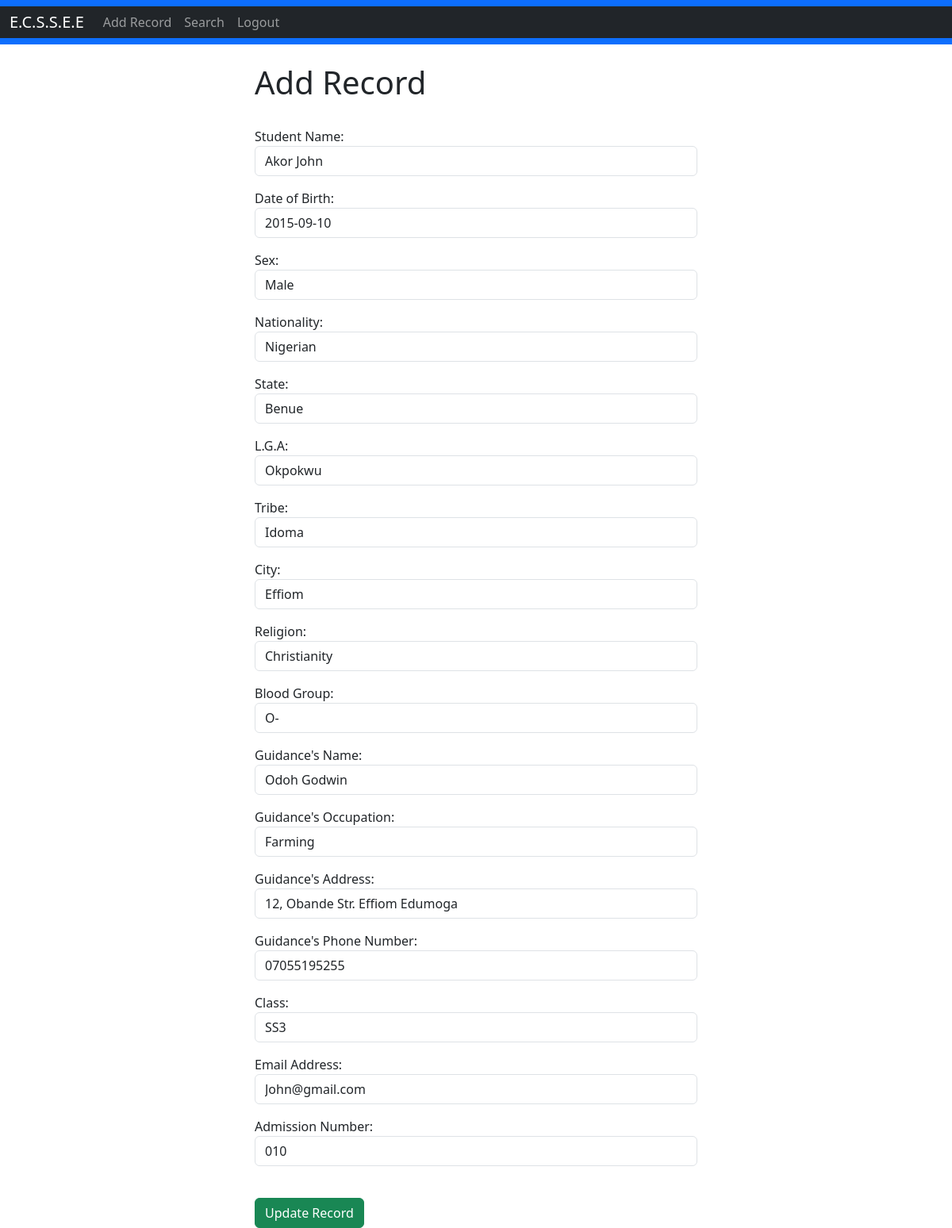
Page /update_record/10 (signed in) on the committed database.
### mysite/models.py (models this page shows, shortened)
class Record(models.Model):
	created_at = models.DateTimeField(auto_now_add=True)
	s_name = models.CharField(max_length=50)
	date_of_birth = models.DateField(max_length=30, blank=True)
	sex = models.CharField(max_length=15, blank=True)
	nationality = models.CharField(max_length=30, blank=True)
	state = models.CharField(max_length=20, blank=True)
	l_g_a = models.CharField(max_length=50)
	tribe = models.CharField(max_length=50)
	city = models.CharField(max_length=100)
	religion = models.CharField(max_length=50)
	blood_group = models.CharField(max_length=10)
	guidance_name = models.CharField(max_length=50)
	guidance_occupation = models.CharField(max_length=50)
	guidance_address = models.CharField(max_length=100)
	guidance_phone = models.CharField(max_length=15)
	clas = models.CharField(max_length=50)
	email = models.CharField(max_length=100, blank=True)
	admission_number = models.CharField(max_length=500)

### mysite/views.py (the view)
# urls.py: path('update_record/<int:pk>', views.update_record, name='update_record'),
def update_record(request, pk):
	if request.user.is_authenticated:
		current_record = Record.objects.get(id=pk)
		form = AddRecordForm(request.POST or None, instance=current_record)
		if form.is_valid():
			form.save()
			messages.success(request, "Record Has Been Updated!")
			return redirect('home')
		return render(request, 'update_record.html', {'form':form})
	else:
		messages.success(request, "You Must Be Logged In...")
		return redirect('home')

### mysite/templates/update_record.html (shortened to what this page needs)
{% extends 'base.html' %}
{% block content %}
<div class="col-md-6 offset-md-3">
<h1>Add Record</h1>
<br/>
<form method="POST">
	{{ form.as_p }}
<br/>
  <button type="submit" class="btn btn-success">Update Record</button>
</form>
</div>
{% endblock %}

### rows in the picture
Record: s_name "Akor John", date_of_birth "2015-09-10", sex "Male", nationality "Nigerian", state "Benue", l_g_a "Okpokwu", tribe "Idoma", city "Effiom", religion "Christianity", blood_group "O-", guidance_name "Odoh Godwin", guidance_occupation "Farming", guidance_address "12, Obande Str. Effiom Edumoga", guidance_phone "07055195255", clas "SS3", email "John@gmail.com", admission_number "010"
